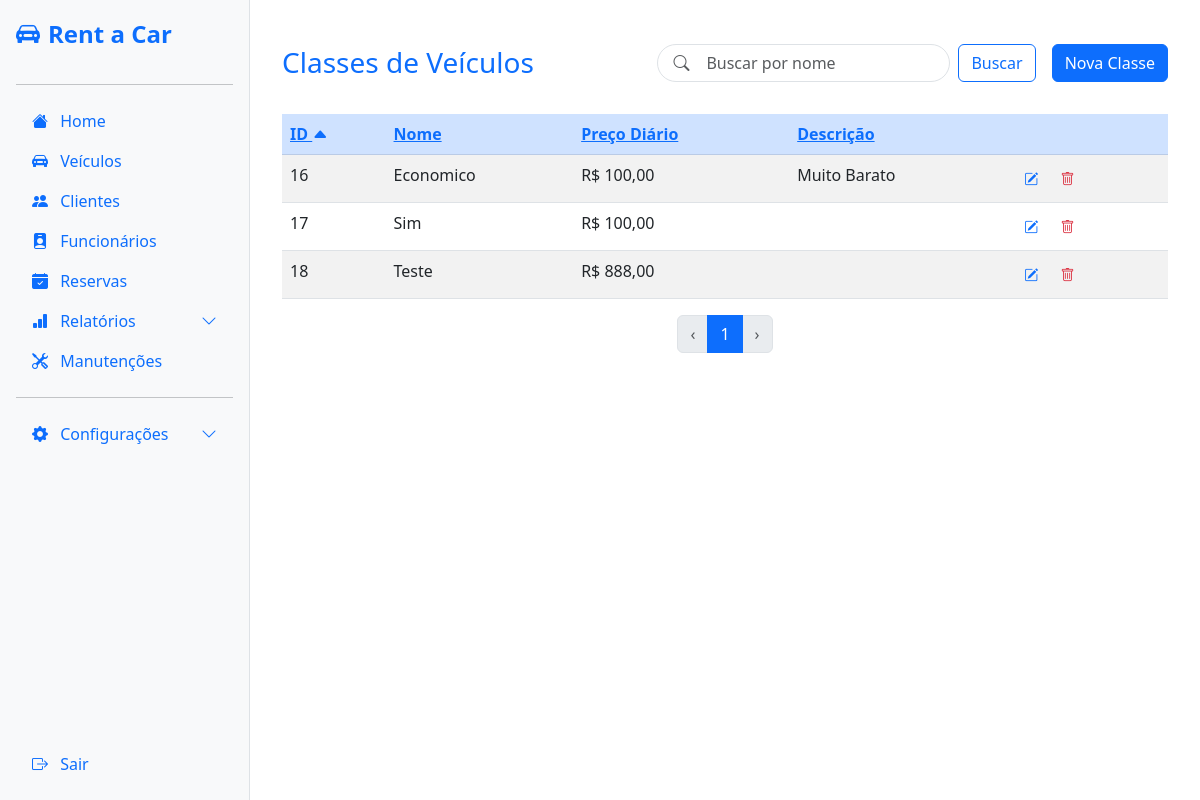
Before: /listar-classe/ (signed in) with the older database file.
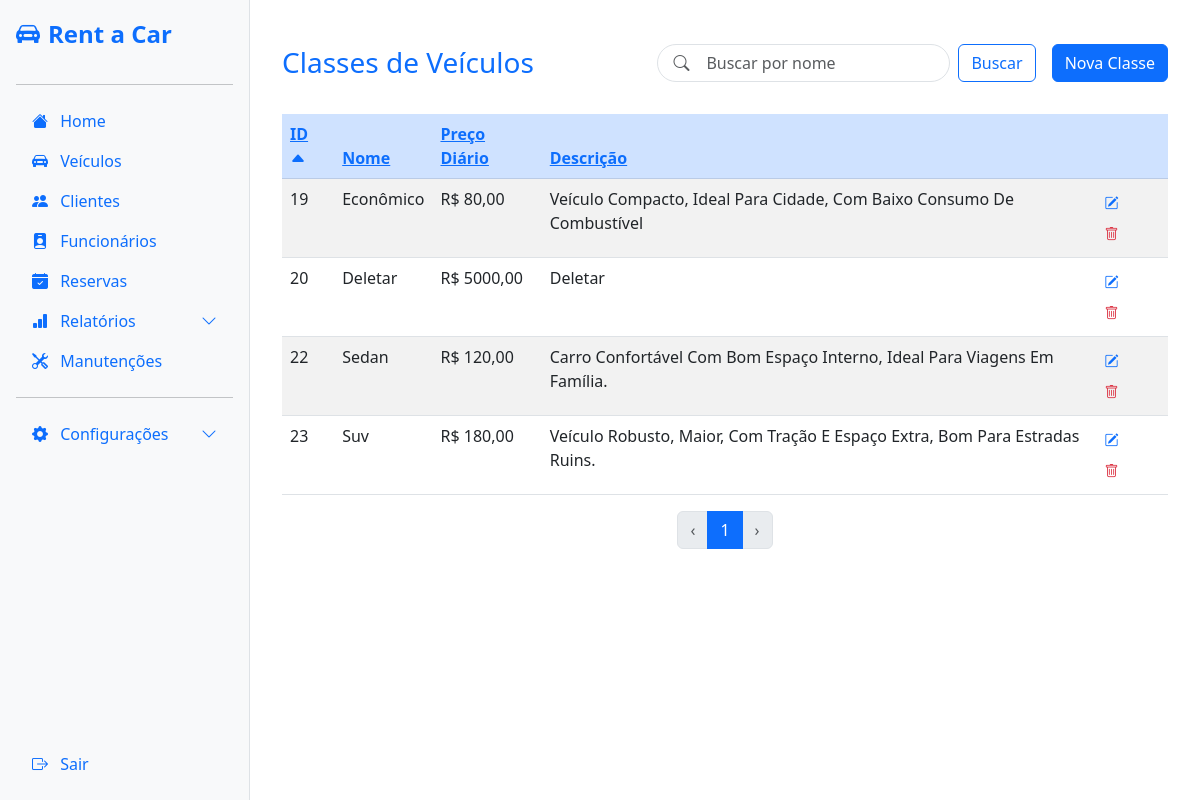
After: the same page with the newer database file.
### vehicles/models.py (models this page shows, shortened)
class VehicleClass(models.Model):
    name = models.CharField(max_length=50)
    description = models.TextField(blank=True, null=True)
    daily_price = models.DecimalField(max_digits=10, decimal_places=2)

### vehicles/views.py (the view)
# urls.py: path('listar-classe/', views.list_vehicle_classes, name='list_vehicle_classes'),
@login_required
def list_vehicle_classes(request):
    query = request.GET.get('search', '')
    sort = request.GET.get('sort', 'id')
    order = request.GET.get('order', 'asc')
    vehicle_classes = VehicleClass.objects.all()
    if query:
        vehicle_classes = vehicle_classes.filter(
            Q(name__icontains=query)
        )
    if order == 'desc':
        sort = f'-{sort}'
    vehicle_classes = vehicle_classes.order_by(sort)
    paginator = Paginator(vehicle_classes, 10)
    page_number = request.GET.get('page')
    page_obj = paginator.get_page(page_number)
    dados = {
        'vehicle_classes': page_obj,
        'query': query,
        'sort': request.GET.get('sort', 'id'),
        'order': request.GET.get('order', 'asc'),
    }
    return render(request, 'vehicle_class/list_vehicle_classes.html', dados)

### vehicles/templates/vehicle_class/list_vehicle_classes.html (shortened to what the changed rows need)
{% extends "base/base.html" %} {% block content %}
<div class="container mt-4">
  <table class="table table-striped table-hover">
    <table class="table table-striped">
      <thead class="table-primary">
        <tr>
          <th>
            <a
              href="?sort=id&order={% if sort == 'id' and order == 'asc' %}desc{% else %}asc{% endif %}&search={{ query|urlencode }}"
              >ID {% if sort == 'id' %}<i
                class="bi bi-caret-{% if order == 'asc' %}up{% else %}down{% endif %}-fill"
              ></i
              >{% endif %}</a
            >
          </th>
          <th>
            <a
              href="?sort=name&order={% if sort == 'name' and order == 'asc' %}desc{% else %}asc{% endif %}&search={{ query|urlencode }}"
              >Nome </a
            >
          </th>
          <th>
            <a
              href="?sort=daily_price&order={% if sort == 'daily_price' and order == 'asc' %}desc{% else %}asc{% endif %}&search={{ query|urlencode }}"
              >Preço Diário </a
            >
          </th>
          <th>
            <a
              href="?sort=description&order={% if sort == 'description' and order == 'asc' %}desc{% else %}asc{% endif %}&search={{ query|urlencode }}"
              >Descrição </a
            >
          </th>
          <th></th>
        </tr>
      </thead>
    <tbody>
      {% for vehicle_class in vehicle_classes %}
      <tr>
        <td>{{ vehicle_class.id }}</td>
        <td>{{ vehicle_class.name | title }}</td>
        <td>R$ {{ vehicle_class.daily_price | floatformat:2 }}</td>
        <td>{{ vehicle_class.description | title }}</td>
        <td>
          <a
            href="{% url 'update_vehicle_class' vehicle_class.id %}"
            class="btn btn-sm"
          >
            <i class="bi bi-pencil-square text-primary"></i>
          </a>
          <button
            type="button"
            class="btn btn-sm"
            data-bs-toggle="modal"
            data-bs-target="#deleteModal{{ vehicle_class.id }}"
          >
            <i class="bi bi-trash text-danger"></i>
          </button>
        </td>
       </tr>
      {% empty %}
      <tr>
        <td colspan="7" class="text-center">Nenhuma classe de veículo encontrada.</td>
      </tr>
      {% endfor %}
    </tbody>
  </table>
</div>
{% endblock %}

Changed rows visible on the page:
removed VehicleClass: id "16", name "Economico", daily_price "100,00", description "Muito Barato"
removed VehicleClass: id "17", name "Sim", daily_price "100,00"
removed VehicleClass: id "18", name "Teste", daily_price "888,00"
added VehicleClass: id "19", name "Econômico", daily_price "80,00", description "Veículo Compacto, Ideal Para Cidade, Com Baixo Consumo De Combustível"
added VehicleClass: id "20", name "Deletar", daily_price "5000,00", description "Deletar"
added VehicleClass: id "22", name "Sedan", daily_price "120,00", description "Carro Confortável Com Bom Espaço Interno, Ideal Para Viagens Em Família."
added VehicleClass: id "23", name "Suv", daily_price "180,00", description "Veículo Robusto, Maior, Com Tração E Espaço Extra, Bom Para Estradas Ruins."
